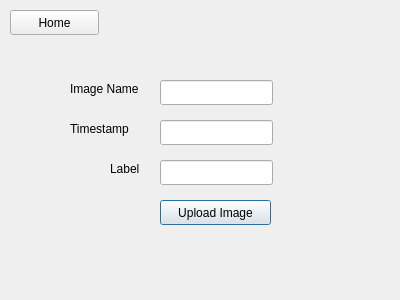
<?xml version="1.0" encoding="UTF-8"?>
<ui version="4.0">
 <class>UploadImage</class>
 <widget class="QDialog" name="UploadImage">
  <property name="geometry">
   <rect>
    <x>0</x>
    <y>0</y>
    <width>400</width>
    <height>300</height>
   </rect>
  </property>
  <property name="windowTitle">
   <string>Dialog</string>
  </property>
  <widget class="QLabel" name="label">
   <property name="geometry">
    <rect>
     <x>70</x>
     <y>80</y>
     <width>91</width>
     <height>17</height>
    </rect>
   </property>
   <property name="text">
    <string>Image Name</string>
   </property>
  </widget>
  <widget class="QLabel" name="label_2">
   <property name="geometry">
    <rect>
     <x>70</x>
     <y>120</y>
     <width>81</width>
     <height>17</height>
    </rect>
   </property>
   <property name="text">
    <string>Timestamp</string>
   </property>
  </widget>
  <widget class="QLabel" name="label_3">
   <property name="geometry">
    <rect>
     <x>110</x>
     <y>160</y>
     <width>41</width>
     <height>17</height>
    </rect>
   </property>
   <property name="text">
    <string>Label</string>
   </property>
  </widget>
  <widget class="QLineEdit" name="lineEdit">
   <property name="geometry">
    <rect>
     <x>160</x>
     <y>80</y>
     <width>113</width>
     <height>25</height>
    </rect>
   </property>
  </widget>
  <widget class="QLineEdit" name="lineEdit_2">
   <property name="geometry">
    <rect>
     <x>160</x>
     <y>120</y>
     <width>113</width>
     <height>25</height>
    </rect>
   </property>
  </widget>
  <widget class="QLineEdit" name="lineEdit_3">
   <property name="geometry">
    <rect>
     <x>160</x>
     <y>160</y>
     <width>113</width>
     <height>25</height>
    </rect>
   </property>
  </widget>
  <widget class="QPushButton" name="pushButton">
   <property name="geometry">
    <rect>
     <x>160</x>
     <y>200</y>
     <width>111</width>
     <height>25</height>
    </rect>
   </property>
   <property name="text">
    <string>Upload Image</string>
   </property>
  </widget>
  <widget class="QPushButton" name="pushButton_2">
   <property name="geometry">
    <rect>
     <x>10</x>
     <y>10</y>
     <width>89</width>
     <height>25</height>
    </rect>
   </property>
   <property name="text">
    <string>Home</string>
   </property>
  </widget>
 </widget>
 <resources/>
 <connections/>
</ui>
